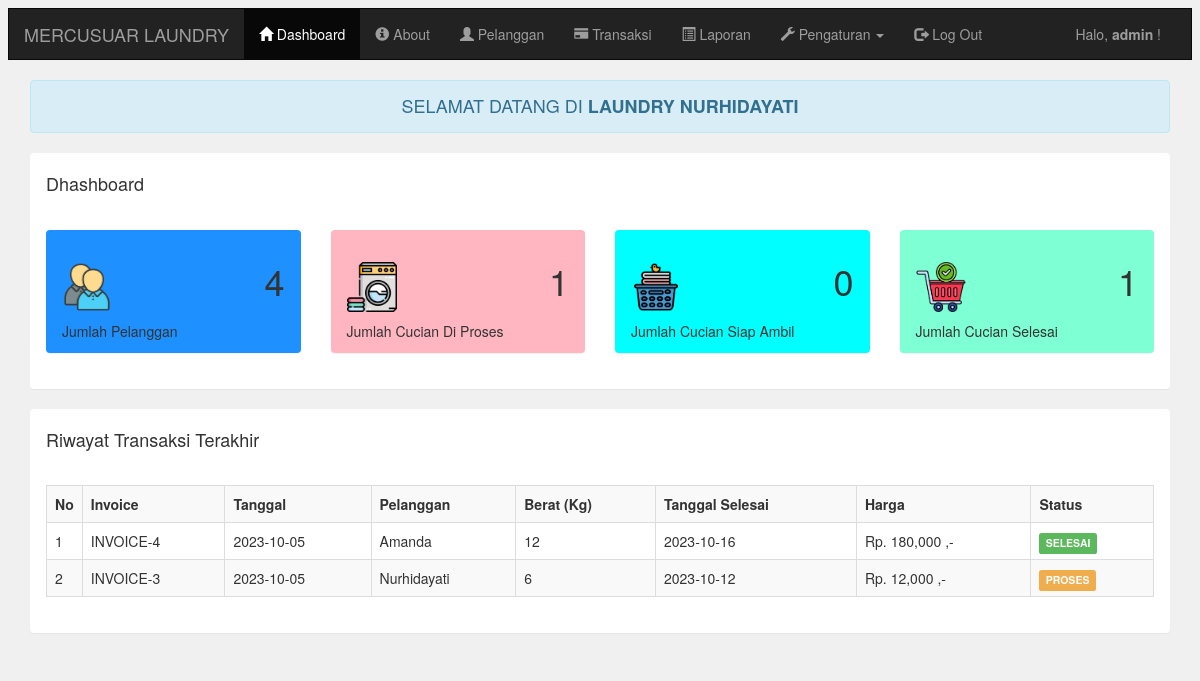
The page /admin/index.php (signed in) on the database its author committed.
### tables this page shows
CREATE TABLE `pelanggan` (
  `pelanggan_id` int(11) NOT NULL,
  `pelanggan_nama` varchar(225) NOT NULL,
  `pelanggan_hp` varchar(225) NOT NULL,
  `pelanggan_alamat` text NOT NULL
);

CREATE TABLE `transaksi` (
  `transaksi_id` int(11) NOT NULL,
  `transaksi_tgl` date NOT NULL,
  `transaksi_pelanggan` int(11) NOT NULL,
  `transaksi_harga` int(11) NOT NULL,
  `transaksi_berat` int(11) NOT NULL,
  `transaksi_tgl_selesai` date NOT NULL,
  `transaksi_status` int(11) NOT NULL
);

### admin/index.php (the view)
<?php include 'header.php'; ?>
<?php
include '../koneksi.php';
?>
<div class="container">
    <div class="alert alert-info text-center">
        <h4 style="margin-bottom: 0px">SELAMAT DATANG DI <b>LAUNDRY NURHIDAYATI</b></h4>
    </div>
    <div class="panel">
        <div class="panel-heading">
            <h4>Dhashboard</h4>
        </div>
        <div class="panel-body">
            <div class="row">
                <div class="col-md-3">
                    <div class="panel" style="background-color:DodgerBlue;">
                        <div class="panel-heading">
                            <h1>
                                <i class="glyphicon">
                                <img style="width:50px; height:50px;" src="2.png" alt="">
                                </i>
                                <span class="pull-right">
                                    <?php
                                    $pelanggan = mysqli_query($koneksi,"select * from pelanggan");
                                    echo mysqli_num_rows($pelanggan);
                                    ?>
                                </span>
                            </h1>
                            Jumlah Pelanggan
                        </div>
                    </div>
                </div>
                <div class="col-md-3">
                    <div class="panel" style="background-color:Lightpink;">
                        <div class="panel-heading">
                            <h1>
                                <i class="glyphicon ">
                                <img style="width:50px; height:50px;" src="1.png" alt="">
                                </i>
                                <span class="pull-right">
                                    <?php
                                    $proses = mysqli_query($koneksi,"select * from transaksi where transaksi_status='0'");
                                    echo mysqli_num_rows($proses);
                                    ?>
                                </span>
                            </h1>
                            Jumlah Cucian Di Proses
                        </div>
                    </div>
                </div>
                <div class="col-md-3">
                    <div class="panel" style="background-color:aqua;">
                        <div class="panel-heading">
                            <h1>
                                <i class="glyphicon">
                                <img style="width:50px; height:50px;" src="03.png" alt="">
                                </i>
                                <span class="pull-right">
                                    <?php
                                    $proses = mysqli_query($koneksi,"select * from transaksi where transaksi_status='1'");
                                    echo mysqli_num_rows($proses);
                                    ?>
                                </span>
                            </h1>
                            Jumlah Cucian Siap Ambil
                        </div>
                    </div>
                </div>
                <div class="col-md-3">
                    <div class="panel" style="background-color:aquamarine;">
                        <div class="panel-heading">
                            <h1>
                                <i class="glyphicon ">
                                <img style="width:50px; height:50px;" src="5.png" alt="">
                                </i>
                                <span class="pull-right">
                                    <?php
                                    $proses = mysqli_query($koneksi,"select * from transaksi where transaksi_status='2'");
                                    echo mysqli_num_rows($proses);
                                    ?>
                                </span>
                            </h1>
                            Jumlah Cucian Selesai
                        </div>
                    </div>
                </div>
            </div>
        </div>
    </div>
    <div class="panel">
        <div class="panel-heading">
            <h4>Riwayat Transaksi Terakhir</h4>
        </div>
        <div class="panel-body">
            <table class="table table-bordered table-striped">
                <tr>
                    <th width="1%">No</th>
                    <th>Invoice</th>
                    <th>Tanggal</th>
                    <th>Pelanggan</th>
                    <th>Berat (Kg)</th>
                    <th>Tanggal Selesai</th>
                    <th>Harga</th>
                    <th>Status</th>
                </tr>
                <?php
                $data = mysqli_query($koneksi,"select * from pelanggan,transaksi where transaksi_pelanggan=pelanggan_id order by transaksi_id desc limit 7");
                $no = 1;
                while($d=mysqli_fetch_array($data)){
                    ?>
                    <tr>
                        <td><?php echo $no++; ?></td>
                        <td>INVOICE-<?php echo $d['transaksi_id']; ?></td>
                        <td><?php echo $d['transaksi_tgl']; ?></td>
                        <td><?php echo $d['pelanggan_nama']; ?></td>
                        <td><?php echo $d['transaksi_berat']; ?></td>
                        <td><?php echo $d['transaksi_tgl_selesai']; ?></td>
                        <td><?php echo "Rp. ".number_format($d['transaksi_harga']) ." ,-"; ?></td>
                        <td>
                            <?php
                            if($d['transaksi_status']=="0"){
                                echo "<div class='label label-warning'>PROSES</div>";
                            }else if($d['transaksi_status']=="1"){
                                echo "<div class='label label-info'>DICUCI</div>";
                            }else if($d['transaksi_status']=="2"){
                                echo "<div class='label label-success'>SELESAI</div>";
                            }
                            ?>
                        </td>
                    </tr>
                    <?php
                }
                ?>
            </table>
        </div>
    </div>
</div>
<?php include 'footer.php'; ?>

### admin/header.php (shortened to what this page needs)
<!DOCTYPE html>
<html>
<head>
<link rel="stylesheet" type="text/css" href="../assets/css/bootstrap.css">
</head>
<body style="background: #f0f0f0">
<nav class="navbar navbar-inverse" style="border-radius: 0px">
<div class="container-fluid">
<div class="navbar-header">
<a class="navbar-brand" href="index.php">MERCUSUAR LAUNDRY</a>
</div>
<div class="collapse navbar-collapse" id="bs-example-navbar-collapse-1">
<ul class="nav navbar-nav">
<li class="active"><a href="index.php"><i class="glyphicon glyphicon-home"></i> Dashboard</a></li>
<li><a href="about.php"><i class="glyphicon glyphicon-info-sign"></i> About</a></li>
<li><a href="pelanggan.php"><i class="glyphicon glyphicon-user"></i> Pelanggan</a></li>
<li><a href="transaksi.php"><i class="glyphicon glyphicon-credit-card"></i> Transaksi</a></li>
<li><a href="laporan.php"><i class="glyphicon glyphicon-list-alt"></i> Laporan</a></li>
<li class="dropdown"> <a href="#" class="dropdown-toggle" data-toggle="dropdown" role="button" aria-haspopup="true" aria-expanded="false">
<i class="glyphicon glyphicon-wrench"></i> Pengaturan <span class="caret"></span></a>
</li>
<li><a href="logout.php"><i class="glyphicon glyphicon-log-out"></i> Log Out</a></li>
</ul>
<ul class="nav navbar-nav navbar-right">
<li><p class="navbar-text">Halo, <b> <?php echo $_SESSION['username']; ?></b> !</p></li>
</ul>
</div>
</div>
</nav>

### admin/footer.php
</body>
</html>

### rows shown on the page
pelanggan: transaksi.transaksi_id "4", transaksi.transaksi_tgl "2023-10-05", pelanggan_nama "Amanda", transaksi.transaksi_berat "12", transaksi.transaksi_tgl_selesai "2023-10-16", transaksi.transaksi_harga "180,000", shows "SELESAI"
pelanggan: transaksi.transaksi_id "3", transaksi.transaksi_tgl "2023-10-05", pelanggan_nama "Nurhidayati", transaksi.transaksi_berat "6", transaksi.transaksi_tgl_selesai "2023-10-12", transaksi.transaksi_harga "12,000", shows "PROSES"

### other values the page prints
$_SESSION['username'] "admin"
mysqli_num_rows($pelanggan) "4"
mysqli_num_rows($proses) "1"
mysqli_num_rows($proses) "0"
